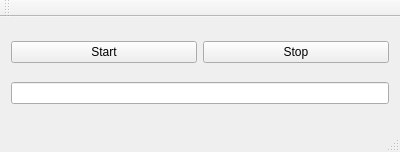
<?xml version="1.0" encoding="UTF-8"?>
<ui version="4.0">
 <class>MainWindow</class>
 <widget class="QMainWindow" name="MainWindow">
  <property name="geometry">
   <rect>
    <x>0</x>
    <y>0</y>
    <width>400</width>
    <height>152</height>
   </rect>
  </property>
  <property name="windowTitle">
   <string>MainWindow</string>
  </property>
  <widget class="QWidget" name="centralWidget">
   <layout class="QVBoxLayout" name="verticalLayout">
    <item>
     <layout class="QHBoxLayout" name="horizontalLayout">
      <item>
       <widget class="QPushButton" name="btnStart">
        <property name="text">
         <string>Start</string>
        </property>
       </widget>
      </item>
      <item>
       <widget class="QPushButton" name="btnStop">
        <property name="text">
         <string>Stop</string>
        </property>
       </widget>
      </item>
     </layout>
    </item>
    <item>
     <widget class="QLineEdit" name="lineEdit"/>
    </item>
   </layout>
  </widget>
  <widget class="QMenuBar" name="menuBar">
   <property name="geometry">
    <rect>
     <x>0</x>
     <y>0</y>
     <width>400</width>
     <height>21</height>
    </rect>
   </property>
  </widget>
  <widget class="QToolBar" name="mainToolBar">
   <attribute name="toolBarArea">
    <enum>TopToolBarArea</enum>
   </attribute>
   <attribute name="toolBarBreak">
    <bool>false</bool>
   </attribute>
  </widget>
  <widget class="QStatusBar" name="statusBar"/>
 </widget>
 <layoutdefault spacing="6" margin="11"/>
 <resources/>
 <connections/>
</ui>
